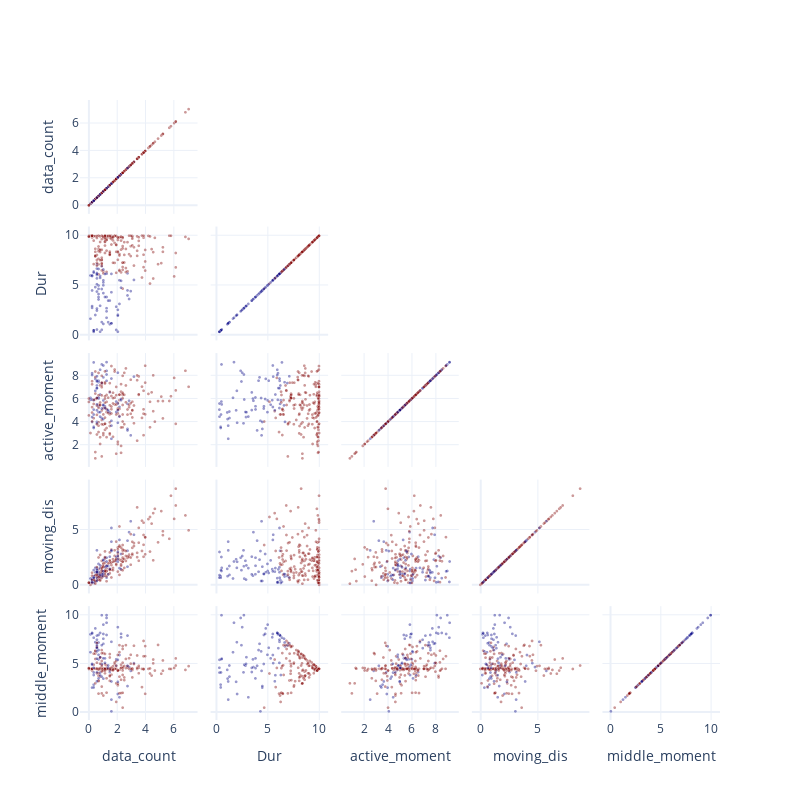

Source (notebook cell):
### Code cell
df_tourist['cluster'] = utils.Kmeans(df_tourist,['Dur','data_count','active_moment','moving_dis','middle_moment'],2)
myplot.Scatter_Matrix(df_tourist,
                      dimentions = ['data_count',
                                    'Dur',
                                    'active_moment',
                                    'moving_dis',
                                    'middle_moment',
                                    ],
                        color = 'cluster',
                        color_scale='Jet')

### Figure 1 — Plotly figure (JSON) as saved in the notebook; plotly's stock layout.template omitted (floating-point values rounded to 4 significant figures; data arrays with more than 128 entries replaced by an {"elided": "..."} marker saying what was removed)
{"data": [{"dimensions": [{"label": "data_count", "values": {"elided": "251 float values"}}, {"label": "Dur", "values": {"elided": "251 float values"}}, {"label": "active_moment", "values": {"elided": "251 float values"}}, {"label": "moving_dis", "values": {"elided": "251 float values"}}, {"label": "middle_moment", "values": {"elided": "251 float values"}}], "marker": {"color": {"elided": "251 int values"}, "colorscale": [[0, "rgb(0,0,131)"], [0.2, "rgb(0,60,170)"], [0.4, "rgb(5,255,255)"], [0.6, "rgb(255,255,0)"], [0.8, "rgb(250,0,0)"], [1, "rgb(128,0,0)"]], "line": {"color": "white", "width": 0.5}, "opacity": 0.4, "showscale": false, "size": 3}, "showupperhalf": false, "type": "splom"}], "layout": {"dragmode": "select", "height": 800, "hovermode": "closest", "width": 800}}
